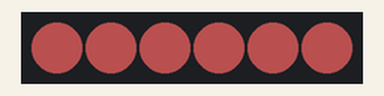
The sketch below on a simulated Arduino Uno, built with avr-gcc and run on an emulated ATmega328P. Shown: 6 RGB LEDs in strip order, left to right. Dim RGB values are drawn brighter than linear.

Above: at 0.45 s.
At 14.91 s:
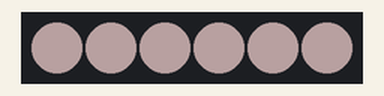
At 39.6 s:
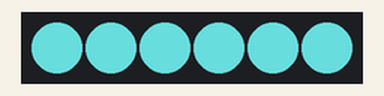
Timing chart, 0 to 40.0 s (numbered marks = the images above):
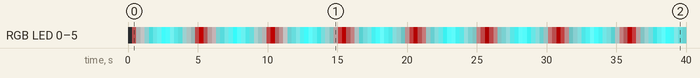

Measured:
- by itself, RGB LED 0–5: off → RGB(70, 30, 30) at 0.30 s, → RGB(59, 60, 60) 0.30 s later, → RGB(90, 90, 90) 0.30 s later, → RGB(81, 119, 120) 0.30 s later, … (132 changes in this stretch)

The sketch:

fadeNeoWithoutDelay.ino
```cpp
//
// fadeNeoWithouDelay
//
// This program fades the three colors of NeoPixel without using delay
// By default, each color goes from 0 to 255 in increments of 1
// but the red values can be changed with setRedValues(). Of course
// similar functions for green and blue can also be written. This is
// left as an exercise to the reader.
//
// Note that although there is no delay(), there is a for() loop iterating
// over all pixels, and if there are a large number of them, this
// could take a long time.

// 03 Apr 2024 - MS - Initial entry

#include <Adafruit_NeoPixel.h>

class NeoPixelFader
{
    int neoPixelPin;
    int numberOfPixels;
    int delayBetweenSteps; // this could be per each color too

    // these are initial values that can be
    // changed with setRedRange etc.
    //
    // really this should be in a sub-class
    // because they all do the same thing
    // just with different variables
    uint8_t redMinValue = 0;
    uint8_t redMaxValue = 255;
    uint8_t redCurrentValue = 0;
    uint8_t redIncrementAmount = 1;
    unsigned long redPreviousMillis = 0;

    uint8_t greenMinValue = 0;
    uint8_t greenMaxValue = 255;
    uint8_t greenCurrentValue = 0;
    uint8_t greenIncrementAmount = 1;
    unsigned long greenPreviousMillis = 0;

    uint8_t blueMinValue = 0;
    uint8_t blueMaxValue = 255;
    uint8_t blueCurrentValue = 0;
    uint8_t blueIncrementAmount = 1;
    unsigned long bluePreviousMillis = 0;

    Adafruit_NeoPixel pixels;

    // Constructor
  public:
    NeoPixelFader(int _neoPixelPin, int _numberOfPixels,
                  int _delayBetweenSteps)
    {
      neoPixelPin = _neoPixelPin;
      numberOfPixels = _numberOfPixels;
      delayBetweenSteps = _delayBetweenSteps;
      // currently every color gets the same delay
      // but this could also be configured individually

      pixels = Adafruit_NeoPixel(numberOfPixels, neoPixelPin, NEO_GRB + NEO_KHZ800);
    }

    void begin()
    {
      pixels.begin();
    }

    void setRedValues(
      uint8_t _redMinValue,
      uint8_t _redMaxValue,
      uint8_t _redCurrentValue,
      uint8_t _redIncrementAmount)
    {
      redMinValue = _redMinValue;
      redMaxValue = _redMaxValue;
      redCurrentValue = _redCurrentValue;
      redIncrementAmount = _redIncrementAmount;
    }

    void update()
    {
      updateRed();
      updateGreen();
      updateBlue();
    }

    // for debugging
    void print() {
      Serial.print("Red = ");
      Serial.print(redCurrentValue);
      Serial.print("\tGreen = ");
      Serial.print(greenCurrentValue);
      Serial.print("\tBlue = ");
      Serial.print(blueCurrentValue);
      Serial.println();
    }

    void updateRed() {
      unsigned long currentMillis = millis();
      if (currentMillis - redPreviousMillis >= delayBetweenSteps) {

        // calculate the next value of colors
        redCurrentValue += redIncrementAmount;

        // If we've reached the minimum or maximum, change direction
        if ((redCurrentValue >= redMaxValue) || (redCurrentValue <= redMinValue)) {
          redIncrementAmount = -redIncrementAmount;
        }

        // update the NeoPixels
        for (int i = 0; i < numberOfPixels; i++) {
          pixels.setPixelColor(i, redCurrentValue, greenCurrentValue, blueCurrentValue);
        }
        pixels.show();

        // update previousMillis
        redPreviousMillis = currentMillis;
      }
    }

    void updateGreen() {
      unsigned long currentMillis = millis();
      if (currentMillis - greenPreviousMillis >= delayBetweenSteps) {

        // calculate the next value of colors
        greenCurrentValue += greenIncrementAmount;

        // If we've reached the minimum or maximum, change direction
        if ((greenCurrentValue >= greenMaxValue) || (greenCurrentValue <= greenMinValue)) {
          greenIncrementAmount = -greenIncrementAmount;
        }

        // update the NeoPixels
        for (int i = 0; i < numberOfPixels; i++) {
          pixels.setPixelColor(i, redCurrentValue, greenCurrentValue, blueCurrentValue);
        }
        pixels.show();

        // update previousMillis
        greenPreviousMillis = currentMillis;
      }
    }

    void updateBlue()
    {
      unsigned long currentMillis = millis();
      if (currentMillis - bluePreviousMillis >= delayBetweenSteps) {

        // calculate the next value of colors
        blueCurrentValue += blueIncrementAmount;

        // If we've reached the minimum or maximum, change direction
        if ((blueCurrentValue >= blueMaxValue) || (blueCurrentValue <= blueMinValue)) {
          blueIncrementAmount = -blueIncrementAmount;
        }

        // update the NeoPixels
        for (int i = 0; i < numberOfPixels; i++) {
          pixels.setPixelColor(i, redCurrentValue, greenCurrentValue, blueCurrentValue);
        }
        pixels.show();

        // update previousMillis
        bluePreviousMillis = currentMillis;
      }
    }
};


// pin, number of pixels, delay between steps
NeoPixelFader cloud1(A5, 6, 10);

void setup() {
  Serial.begin(9600);

  // parameters are
  // redMinValue, redMaxValue, redCurrentValue,redIncrementAmount)
  cloud1.setRedValues( 50, 100, 100, -1);
  cloud1.begin();
}

void loop() {
  cloud1.update();
  // cloud1.print();
}
```
